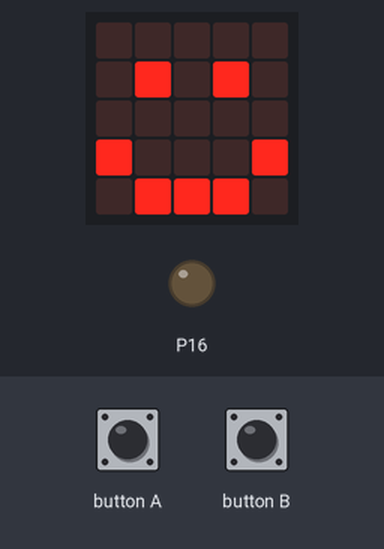
The program below on a simulated BBC micro:bit (MakeCode). Parts: the board's 5×5 LED display, output pins drawn as LEDs (lit = HIGH). The inputs (shaded band) are chosen by the test bench.

Above: at 2.4 s.
2.5 s: button A pressed for 0.15 s
At 3.1 s:
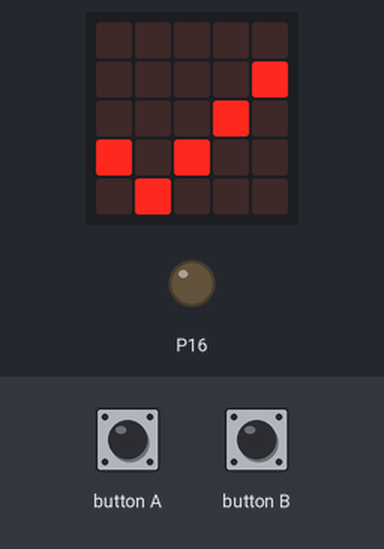
At 3.8 s:
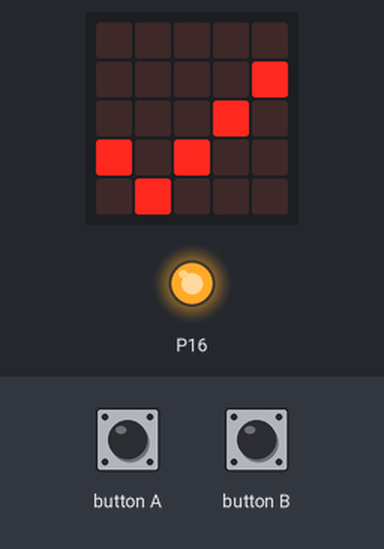
4.7 s: button B pressed for 0.15 s
At 6.6 s:
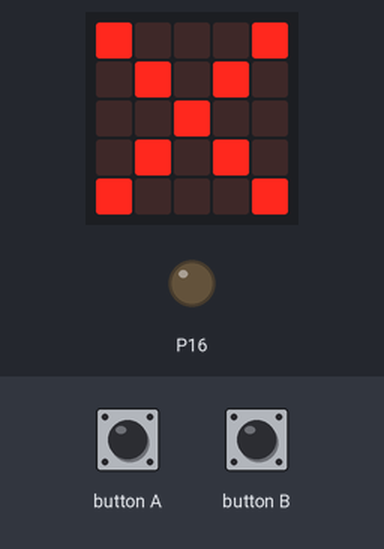
Timing chart, 0 to 8.1 s (numbered marks = the images above; inputs shaded):
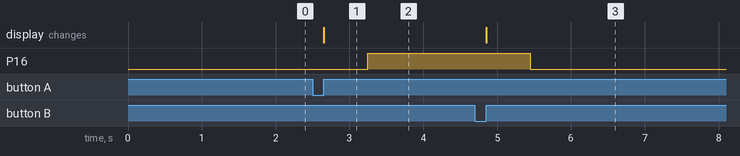

Measured:
- after the input at 2.5 s, P16: LOW → HIGH after 0.75 s; the display: changes after 0.15 s (image 1)
- after the input at 4.7 s, P16: HIGH → LOW after 0.75 s; the display: changes after 0.15 s (image 3)

The program:

main.ts
```typescript
// (licence header left out)
basic.clearScreen()
basic.showIcon(IconNames.Happy)

// setup
basic.clearScreen()
pins.digitalWritePin(DigitalPin.P16, 0)
basic.showIcon(IconNames.Happy)

// turn on LED
input.onButtonPressed(Button.A, function () {
  basic.showIcon(IconNames.Yes)
  pins.digitalWritePin(DigitalPin.P16, 1)
})

// turn off LED
input.onButtonPressed(Button.B, function () {
  basic.showIcon(IconNames.No)
  pins.digitalWritePin(DigitalPin.P16, 0)
})
```
